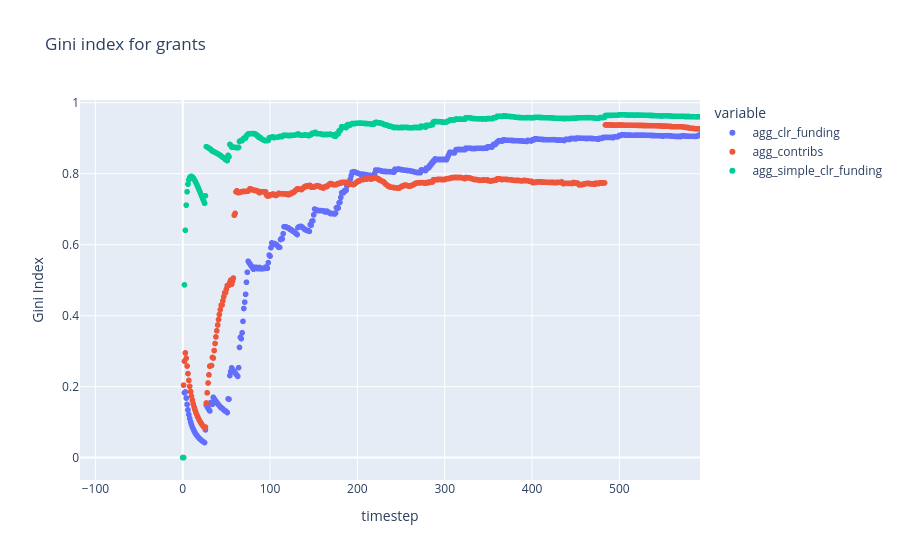

This figure's notebook cell:
### Markdown cell above
#### CLR match gini index across grants

### Code cell
key_1 = 'agg_clr_funding'
fig_df_1 = (grant_dfs[key_1]
            .sort_values(by=key_1)
            .groupby('timestep')[key_1]
            .apply(lambda s: ineq.gini(s) / len(s))
            .reset_index()
         )

key_2 = 'agg_contribs'
fig_df_2 = (grant_dfs[key_2]
            .sort_values(by=key_2)
            .groupby('timestep')[key_2]
            .apply(lambda s: ineq.gini(s) / len(s))
            .reset_index()
         )

key_3 = 'agg_simple_clr_funding'
fig_df_3 = (grant_dfs[key_3]
            .sort_values(by=key_3)
            .groupby('timestep')[key_3]
            .apply(lambda s: ineq.gini(s) / len(s))
            .reset_index()
         )

fig_df = (fig_df_1.set_index('timestep')
                  .join(fig_df_2.set_index('timestep'))
                  .join(fig_df_3.set_index('timestep'))
                  .reset_index())

title = 'Gini index for grants'

x_col = 'timestep'
y_cols = [key_1, key_2, key_3]

labels = {'value': 'Gini Index',
          'grant': ''}

options = {'x': x_col,
           'y': y_cols,
           'title': title,
           'labels': labels}

fig = px.scatter(fig_df, **options)

fig.show()

### Figure 1 — Plotly figure (JSON) as saved in the notebook; plotly's stock layout.template omitted (floating-point values rounded to 4 significant figures; data arrays with more than 128 entries replaced by an {"elided": "..."} marker saying what was removed)
{"data": [{"hovertemplate": "variable=agg_clr_funding<br>timestep=%{x}<br>Gini Index=%{y}<extra></extra>", "legendgroup": "agg_clr_funding", "marker": {"color": "#636efa", "symbol": "circle"}, "mode": "markers", "name": "agg_clr_funding", "showlegend": true, "type": "scattergl", "x": {"elided": "6000 int values"}, "xaxis": "x", "y": {"elided": "6000 float values"}, "yaxis": "y"}, {"hovertemplate": "variable=agg_contribs<br>timestep=%{x}<br>Gini Index=%{y}<extra></extra>", "legendgroup": "agg_contribs", "marker": {"color": "#EF553B", "symbol": "circle"}, "mode": "markers", "name": "agg_contribs", "showlegend": true, "type": "scattergl", "x": {"elided": "6000 int values"}, "xaxis": "x", "y": {"elided": "6000 float values"}, "yaxis": "y"}, {"hovertemplate": "variable=agg_simple_clr_funding<br>timestep=%{x}<br>Gini Index=%{y}<extra></extra>", "legendgroup": "agg_simple_clr_funding", "marker": {"color": "#00cc96", "symbol": "circle"}, "mode": "markers", "name": "agg_simple_clr_funding", "showlegend": true, "type": "scattergl", "x": {"elided": "6000 int values"}, "xaxis": "x", "y": {"elided": "6000 float values"}, "yaxis": "y"}], "layout": {"autosize": true, "legend": {"title": {"text": "variable"}, "tracegroupgap": 0}, "title": {"text": "Gini index for grants"}, "xaxis": {"anchor": "y", "autorange": false, "domain": [0, 1], "range": [-117.6, 592.3], "showspikes": false, "title": {"text": "timestep"}, "type": "linear"}, "yaxis": {"anchor": "x", "autorange": false, "domain": [0, 1], "range": [-0.06315, 1.008], "showspikes": false, "title": {"text": "Gini Index"}, "type": "linear"}}}
